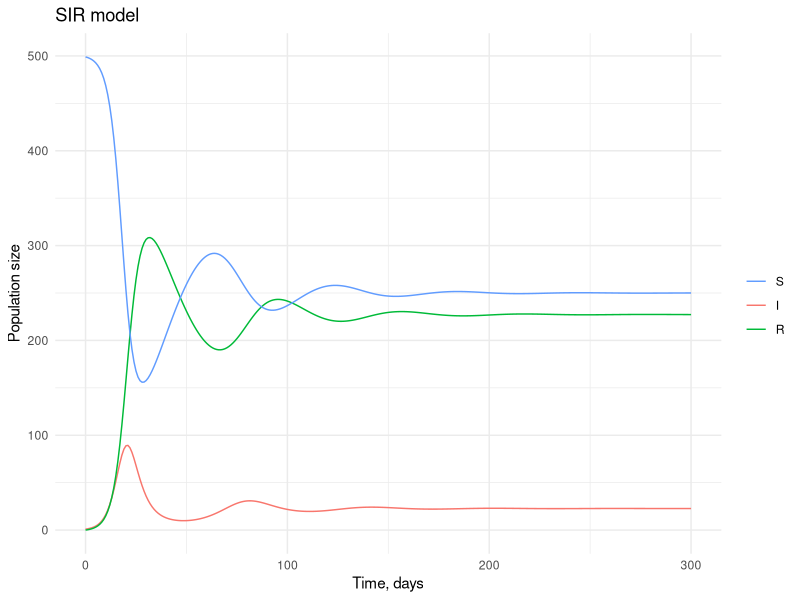

Reproduce this figure in R.
# Start from a fresh workspace
rm(list=ls()) # clear workspace
if (!is.null(dev.list())){dev.off()} # clear figures
cat("\014") # clear console

# Required Libraries
if (!require("ggplot2")) install.packages("ggplot2")
if (!require("tidyverse")) install.packages("tidyverse")
library(ggplot2)
library(tidyverse)

# choose parameter values
parameters <- c(beta = 2/3, kappa = 1/30, gamma = 1/3)

# initial state variables
inits <- c(S = 499, I = 1, R = 0)

# time to run simulation
time_vector <- seq(0, 300, 1)

# pre-allocate array for variables
S = rep(NA,length(time_vector))
I = rep(NA,length(time_vector))
R = rep(NA,length(time_vector))

# place initial conditions in first position of array
nTotal = sum(inits)
S[1] = inits["S"]
I[1] = inits["I"]
R[1] = inits["R"]

# shorter access for parameters
beta = parameters["beta"]
gamma = parameters["gamma"]
kappa = parameters["kappa"]

# loop over time vector
for (t in 1:(length(time_vector)-1)){
  # Epidemic events
  newly_infected = I[t] * S[t] * beta / nTotal
  recovered_today= I[t] * gamma
  losing_immunity_today = R[t] * kappa
  
  # Updating epidemic equations
  S[t+1] = S[t] - newly_infected                   + losing_immunity_today
  I[t+1] = I[t] + newly_infected - recovered_today
  R[t+1] = R[t]                  + recovered_today - losing_immunity_today

}

# place output in data frame for plotting
df <- as.data.frame(time_vector)
df <- cbind(df,S,I,R)

# pivot to long data frame
df.long = pivot_longer(df, cols = c("S", "I", "R"), # select the columns you want to make longer
                       names_to = "compartment", # new column name that contains the names of the old columns (S, I, R)
                       values_to = "population") # values from the old columns (S, I, R)


# plot
ggplot(data = df.long, aes(x = time_vector, y = population, color = compartment) ) + # Data and aesthetics
  geom_line() +  # Line plot
  labs(x = "Time, days",                                # x label
       y = "Population size",                           # y label
       title = "SIR model",                             # plot title
       color = "") +                                    # legend title
  theme_minimal()+
  scale_color_discrete(breaks=c('S', 'I', 'R'))         # reorder lines


# calculating R0
R0 <- beta/gamma
print(R0)
